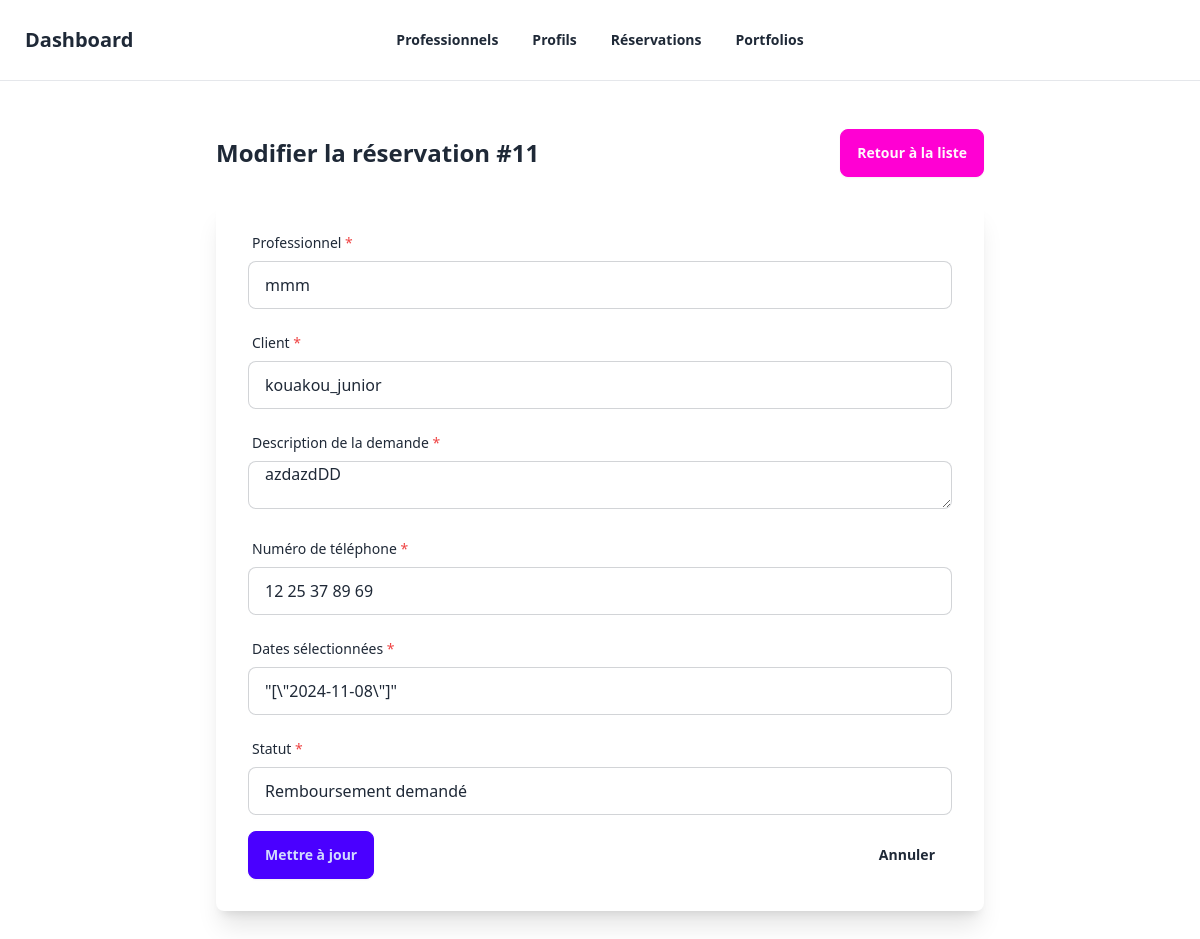
/dashboard/reservations/11/edit/ (signed in), run on the app's committed database.
### reservations/models.py (models this page shows, shortened)
class Reservation(models.Model):
    objects = ReservationManager()
    professionnel = models.ForeignKey(
        Professionnel,
        on_delete=models.CASCADE,
        related_name="reservations"
    )
    client = models.ForeignKey(
        settings.AUTH_USER_MODEL,
        on_delete=models.CASCADE
    )
    description = models.TextField(
        verbose_name="Description de la demande",
        help_text="Décrivez le travail que vous souhaitez faire réaliser"
    )
    phone = models.CharField(
        max_length=20,
        verbose_name="Numéro de téléphone"
    )
    selected_dates = models.JSONField(
        verbose_name="Dates sélectionnées",
        help_text="Les dates de réservation sélectionnées"
    )
    created_at = models.DateTimeField(
        auto_now_add=True,
        verbose_name="Date de création"
    )
    status = models.CharField(
        max_length=20,
        choices=ReservationStatus.choices,
        default=ReservationStatus.PENDING,
        verbose_name="Statut"
    )
    last_status_change = models.DateTimeField(
        auto_now_add=True,
        verbose_name="Dernière modification du statut"
    )
    cancelled_at = models.DateTimeField(null=True, blank=True)
    total_price = models.DecimalField(
        max_digits=10,
        decimal_places=2,
        verbose_name="Prix total",
        help_text="Prix total basé sur le nombre de jours × tarif journalier",
        editable=False
    )
    class Meta:
        ordering = ['-created_at']
        constraints = [
            models.UniqueConstraint(
                fields=["professionnel", "client", "created_at"],
                name="unique_reservation"
            )
        ]

### dashboard/views.py (the view)
# urls.py: path('reservations/<int:pk>/edit/', views.reservation_edit, name='reservation_edit'),
@staff_member_required
def reservation_edit(request, pk):
    reservation = get_object_or_404(Reservation, pk=pk)
    if request.method == 'POST':
        form = ReservationForm(request.POST, instance=reservation)
        if form.is_valid():
            form.save()
            messages.success(request, 'Réservation mise à jour avec succès.')
            return redirect('dashboard:reservation_list')
    else:
        form = ReservationForm(instance=reservation)
    return render(request, 'dashboard/reservation_form.html', {
        'form': form,
        'reservation': reservation
    })

### dashboard/forms.py
class ReservationForm(forms.ModelForm):
    class Meta:
        model = Reservation
        exclude = ['created_at', 'last_status_change', 'cancelled_at']
        widgets = {
            'selected_dates': forms.TextInput(attrs={'placeholder': 'Format: ["2024-01-01", "2024-01-02"]'}),
        }

### professionnels/models.py (called while the page is built)
    def __str__(self):
        return self.full_name

### reservations/managers.py (called while the page is built)
    def get_queryset(self):
        return ReservationQuerySet(self.model, using=self._db)

### dashboard/templates/dashboard/reservation_form.html (shortened to what this page needs)
{% extends "dashboard/base.html" %}
{% load widget_tweaks %}
{% block content %}
<div class="container mx-auto px-4 py-6">
    <div class="max-w-3xl mx-auto">
        <div class="flex justify-between items-center mb-6">
            <h1 class="text-2xl font-bold">
                {% if reservation %}
                    Modifier la réservation #{{ reservation.id }}
                {% else %}
                    Nouvelle réservation
                {% endif %}
            </h1>
            <a href="{% url 'dashboard:reservation_list' %}"
               class="btn btn-secondary">
                Retour à la liste
            </a>
        </div>
        <div class="bg-base-100 shadow-xl rounded-lg px-8 pt-6 pb-8 mb-4">
            <form method="post">
                {% for field in form %}
                <div class="mb-4">
                    <label class="label">
                        <span class="label-text">{{ field.label }}
                            {% if field.field.required %}
                                <span class="text-red-500">*</span>
                            {% endif %}
                        </span>
                    </label>
                    <div class="input-group">
                        {{ field|add_class:"input input-bordered w-full" }}
                    </div>
                </div>
                {% endfor %}
                <div class="flex items-center justify-between">
                    <button type="submit" class="btn btn-primary">
                        {% if reservation %}Mettre à jour{% else %}Créer{% endif %}
                    </button>
                    <a href="{% url 'dashboard:reservation_list' %}"
                       class="btn btn-ghost">
                        Annuler
                    </a>
                </div>
            </form>
        </div>
    </div>
</div>
{% endblock %}

### data on the page
Reservation: id "11", form "mmm" "kouakou_junior" "azdazdDD" "12 25 37 89 69" "\"[\\\"2024-11-08\\\"]\"" "Remboursement demandé"

### other printed values
{{ field.label }} "Professionnel" "Client" "Description de la demande" "Numéro de téléphone" "Dates sélectionnées" "Statut"
